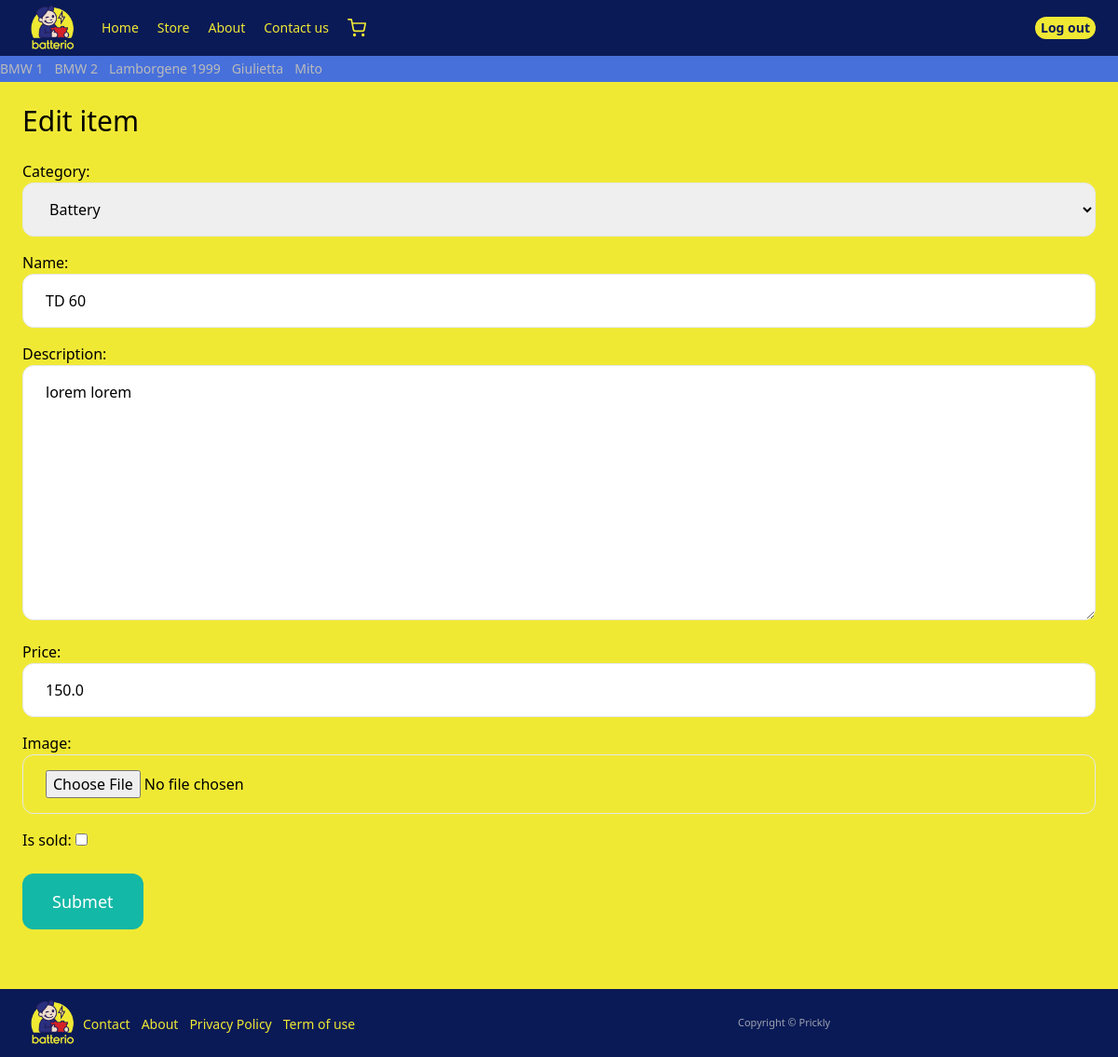
Before: /item/8/edit/ (signed in) with the older database file.
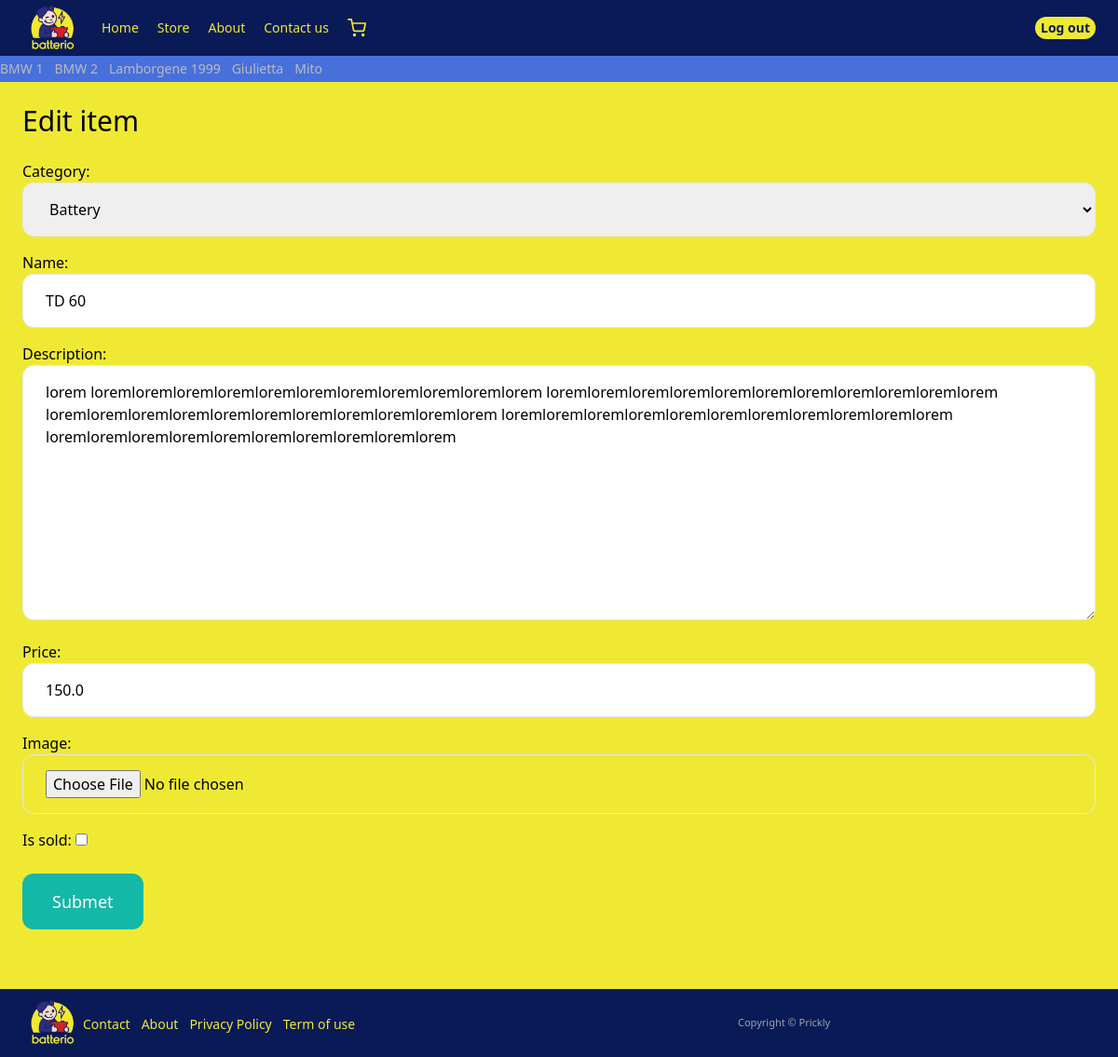
After: the same page with the newer database file.
### item/models.py (models this page shows, shortened)
class Item(models.Model):
    category = models.ForeignKey(Category, related_name='items', on_delete=models.CASCADE)
    name = models.CharField(max_length=255)
    description = models.TextField(blank=True , null= True)
    price = models.FloatField()
    image = models.ImageField(upload_to='item_images', blank=True, null=True)
    is_sold = models.BooleanField(default=False)
    created_by = models.ForeignKey(User,related_name='items', on_delete=models.SET_NULL, null=True, blank=True)
    created_at = models.DateTimeField(auto_now_add=True)
    ordered_by = models.ManyToManyField(User, blank=True )
    class Meta:
        verbose_name_plural = 'products'

### item/views.py (the view)
# urls.py: path('<int:pk>/edit/' , views.edit , name='edit'),
@login_required
def edit(request, pk):
    item = get_object_or_404(Item, pk=pk, created_by=request.user)
    if request.method == "POST":
        form = EditI
        temForm(request.POST, request.FILES, instance=item)
        if form.is_valid():
            form.save()
            return redirect('item:detail', pk=item.id)
    else:
        form = EditItemForm(instance=item)
    c= {
        'form' : form,
        'title' : 'Edit item',
        'forh' : Car.objects.all()
    }
    return render(request, 'item/form.html' ,c)

### item/forms.py
class EditItemForm(forms.ModelForm):
    class Meta:
        model = Item
        fields = ( 'category','name', 'description', 'price', 'image', 'is_sold')
        widgets  = {
            'category' :  forms.Select(attrs={
                'class' : INPUT_CLASSES +"focus:bg-gray-100 focus:shadow-[0_9px_9px_-4px_#3b71ca] focus:p-7 transition-all"
            }),
            'name' :  forms.TextInput(attrs={
                'class' : INPUT_CLASSES  +"focus:bg-gray-100 focus:shadow-[0_9px_9px_-4px_#3b71ca] focus:p-7 transition-all"
            }),
            'description' :  forms.Textarea(attrs={
                'class' : INPUT_CLASSES +"focus:bg-gray-100 focus:shadow-[0_9px_9px_-4px_#3b71ca] focus:p-7 transition-all"
            }),
            'price' :  forms.TextInput(attrs={
                'class' : INPUT_CLASSES + "focus:bg-gray-100 focus:shadow-[0_9px_9px_-4px_#3b71ca] focus:p-7 transition-all"
            }),
            'image' :  forms.FileInput(attrs={
                'class' : INPUT_CLASSES + "focus:bg-gray-100 focus:shadow-[0_9px_9px_-4px_#3b71ca] focus:p-7 transition-all"
            }),
        }

### item/models.py (called while the page is built)
    def __str__(self):
        return self.name

### item/templates/item/form.html (shortened to what this page needs)
{% extends 'core/base.html' %}
{% block content %}
    <h1 class='mb-6 text-3xl'> {{title }}  </h1>
    <form method='POST' action='.' enctype="multipart/form-data">
        <div class='space-y-4'  >
            {{ form.as_p }}
        </div>
    <button class="mt-6 py-4 px-8 text-lg bg-teal-500 hover:bg-teal-700 rounded-xl text-white"> Submet  </button>
    </form>
{% endblock content %}

Changed rows visible on the page:
changed Item "Battery": description "lorem lorem" → "lorem loremloremloremloremloremloremloremloremloremloremlorem loremloremloremloremloremloremloremloremloremloremlorem loremloremloremloremloremloremloremloremloremloremlorem loremloremloremloremloremloremloremloremloremloremlorem loremloremloremloremloremloremloremloremloremlorem"
